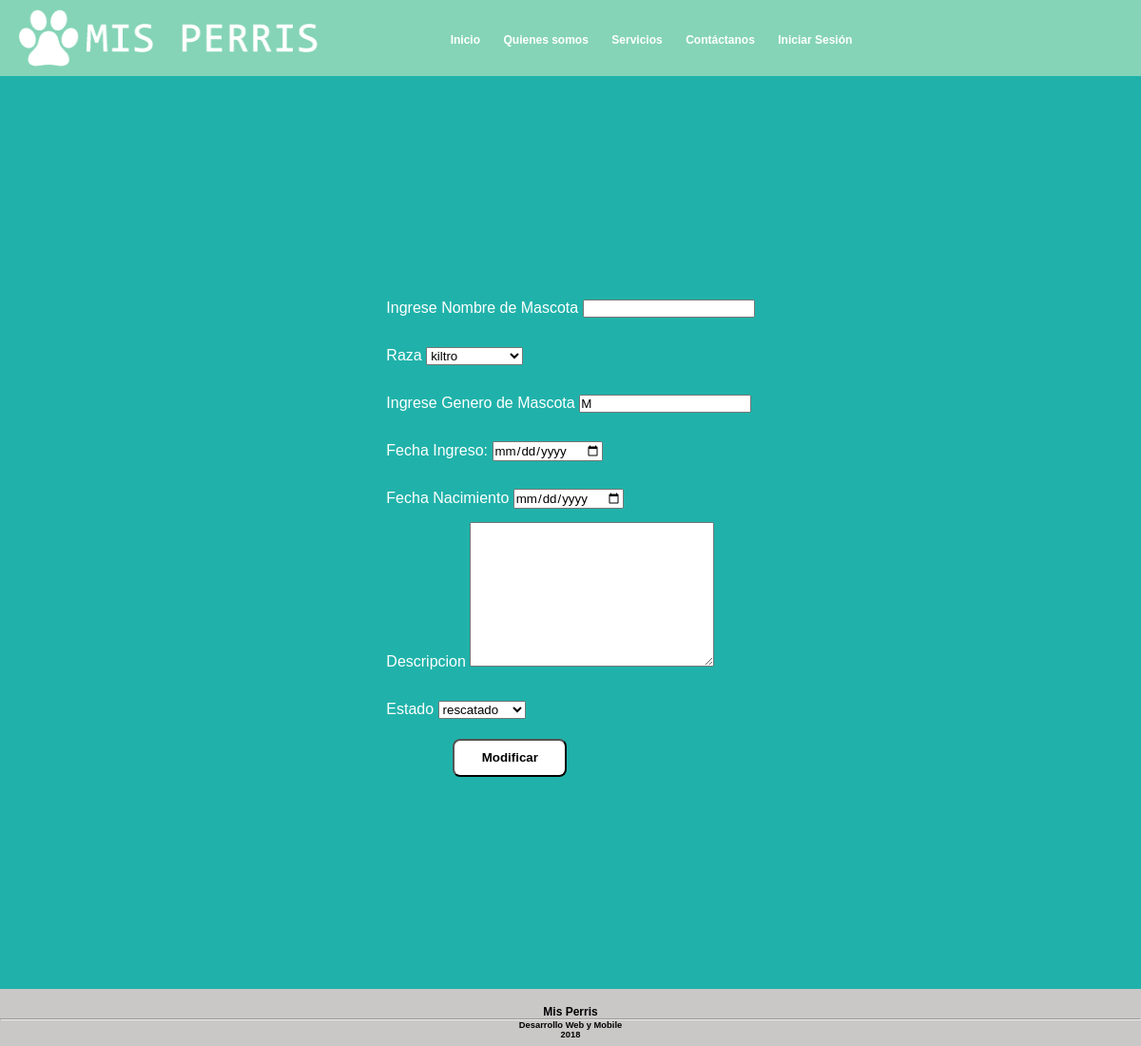
/modificar_mascota/10/, run on the app's committed database.
### core/models.py (models this page shows, shortened)
class Mascotas(models.Model):
    nombre = models.CharField(max_length=50)
    genero = models.CharField(max_length=50)
    fecha_ingreso = models.CharField(max_length=50)
    fecha_nacimiento = models.CharField(max_length=50)
    descripcion = models.CharField(max_length=200)
    raza = models.ForeignKey(Raza, on_delete=models.CASCADE)
    estado = models.ForeignKey(Estado, on_delete=models.CASCADE)
    class meta:
        verbose_name ="Mascota"
        verbose_name_plutal="Mascotas"

class Raza(models.Model):
    nombre = models.CharField(max_length=50)

class Estado(models.Model):
    nombre = models.CharField(max_length=50)

### core/views.py (the view, shortened to what this page needs)
# urls.py: path('modificar_mascota/<id>/', modificar_mascota, name="modificar_mascota" )
def modificar_mascota(request, id):
    raza = Raza.objects.all()
    estado = Estado.objects.all()
    mascota = Mascotas.objects.get(id=id)
    variables = {
        'raza':raza,
        'estado':estado,
        'mascota':mascota
    }
    return render(request, 'core/modificar_mascota.html', variables)

### core/templates/core/modificar_mascota.html (shortened to what this page needs)
{% extends 'core/base.html' %}
{% block contenido %}
<div class="contenido_modificar">
<form action="" id="registroFor" method="POST">
        <label for="">Ingrese Nombre de Mascota</label>
        <input type="text" name="txtNombreMascota" id="txtNombreMascota" value="{{ mascota.nombremascota }}"/>
        <br>
        <label for="">Raza</label>
        <select name="cboRaza" id="cboRaza">
            {% for e in raza %}
            <option
            {% if e.id == mascota.raza.id %}
            {{ 'selected' }}
            {% endif %}
                value="{{ e.id }}">{{ e.nombre }}</option>
            {% endfor %}
        </select>
        <br>
        <label for="">Ingrese Genero de Mascota</label>
        <input type="text" name="txtGenero" id="txtGenero" required onkeypress="return sololetras(event)" value="{{ mascota.genero }}"  />
        <br>
        <label for="">Fecha Ingreso:</label>
        <input type="date" name="dtFechaIng" id="dtFechaIng"
         placeholder="Fecha Ingreso"  required
          min="1980-01-01" value="{{ mascota.fechaing }}" />
        <br>
        <label for="">Fecha Nacimiento</label>
        <input type="date" name="dtFechaNac" id="dtFechaNac"
         placeholder="Fecha Nacimiento"
         min="1990-01-01" value="{{ mascota.fechanac }}" />
        <br>
        <label for="">Descripcion</label>
        <textarea name="txtDescripcion" id="txtDescripcion" cols="30" rows="10"></textarea>
        <br>
        <label for="">Estado</label>
        <select name="cboEstado" id="cboEstado">
            {% for e in estado %}
            <option
            {% if e.id == mascota.estado.id %}
            {{ 'selected' }}
            {% endif %}
                value="{{ e.id }}">{{ e.nombre }}</option>
            {% endfor %}
        </select>
        <br>
        <input class="botones" type="submit" value="Modificar" id="btnGuardar" name="btnGuardar">
    </form>
</div>
{% endblock contenido %}

### data on the page
Mascotas: cboRaza "kiltro", txtGenero "M", cboEstado "rescatado"
